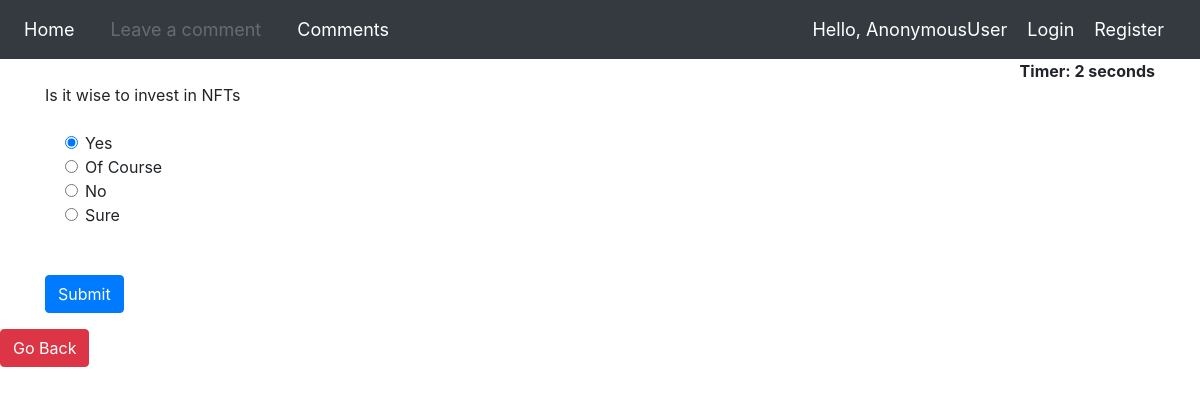
Page /wise_quiz/ on the committed database.
### nft/models.py (models this page shows, shortened)
class WiseQuesModel(models.Model):
    question = models.CharField(max_length=200,null=True)
    op1 = models.CharField(max_length=200,null=True)
    op2 = models.CharField(max_length=200,null=True)
    op3 = models.CharField(max_length=200,null=True)
    op4 = models.CharField(max_length=200,null=True)
    ans = models.CharField(max_length=200,null=True)

### nft/views.py (the view)
# urls.py: path('wise_quiz/',views.WiseQuizView,name="WiseQuiz"),
def WiseQuizView(request):
    if request.method == 'POST':
        questions=WiseQuesModel.objects.all()
        score=0
        wrong=0
        correct=0
        total=0
        for q in questions:
            total+=1
            print(q.ans)
            print(request.POST[q.question])
            if q.ans ==  request.POST.get(q.question):
                score+=10
                correct+=1
            else:
                wrong+=1
        percent = score/(total*10) *100
        context = {
            'score':score,
            'time': request.POST.get('timer'),
            'correct':correct,
            'wrong':wrong,
            'percent':percent,
            'total':total
        }
        return render(request,'nft/result.html',context)
    else:
        questions=WiseQuesModel.objects.all()
        context = {
            'questions':questions
        }
        return render(request,'nft/quizWise.html',context)

### nft/templates/nft/quizWise.html
{% extends 'quiz.html' %}
{% block content %}
{% load static %}
<a href='{% url 'wise' %}' class="btn btn-danger" role="button" aria-pressed="true">Go Back</a>
{% endblock %}

### templates/quiz.html (shortened to what this page needs)
{% load static %}
<html>
    <head>
        <link rel="stylesheet" href="https://stackpath.bootstrapcdn.com/bootstrap/4.5.0/css/bootstrap.min.css">
    </head>
    <body>
        {% include 'navbar.html' %}
        <div class="container ">
            <div align="right " id="displaytimer"><b>Timer: 0 seconds</b></div>
             <form method='post' action=''>
                {% for q  in questions%}
                <div class="form-group">
                  <label for="question">{{q.question}}</label>
                </div>
                <div class="form-check">
                    <div class="form-check">
                        <input class="form-check-input" type="radio" name="{{q.question}}" id="gridRadios1" value="{{q.op1}}" checked>
                        <label class="form-check-label" for="gridRadios1">
                            {{q.op1}}
                        </label>
                    </div>
                    <div class="form-check">
                        <input class="form-check-input" type="radio" name="{{q.question}}" id="gridRadios2" value="{{q.op2}}">
                        <label class="form-check-label" for="gridRadios2">
                            {{q.op2}}
                        </label>
                    </div>
                    <div class="form-check">
                        <input class="form-check-input" type="radio" name="{{q.question}}" id="gridRadios1" value="{{q.op3}}">
                        <label class="form-check-label" for="gridRadios1">
                            {{q.op3}}
                        </label>
                    </div>
                    <div class="form-check">
                        <input class="form-check-input" type="radio" name="{{q.question}}" id="gridRadios2" value="{{q.op4}}">
                        <label class="form-check-label" for="gridRadios2">
                            {{q.op4}}
                        </label>
                    </div>
                    <br>
                </div>
                {% endfor %}
                <br>
                <button type="submit" class="btn btn-primary">Submit</button>
              </form>
            </div>
        {% block content %}
        {% endblock %}
        <br>
    </body>
</html>

### rows in the picture
WiseQuesModel: question "Is it wise to invest in NFTs", op1 "Yes", op2 "Of Course", op3 "No", op4 "Sure"

### other values in the picture
{{ request.user }} "AnonymousUser"
